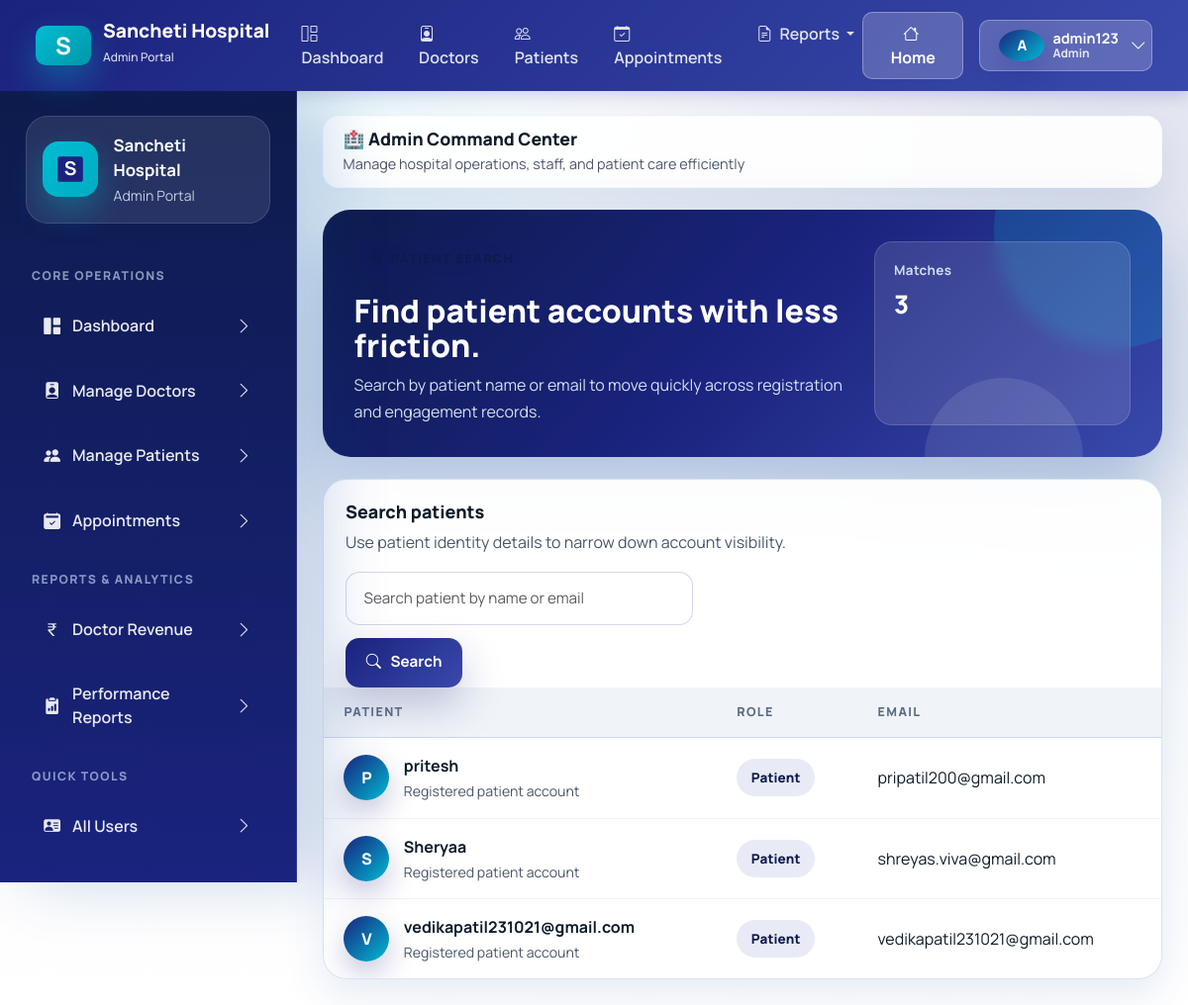
/adminpanel/search/patient/ (signed in), run on the app's committed database.
### accounts/models.py (models this page shows, shortened)
class CustomUser(AbstractUser):
    ROLE_CHOICES = (
        ("admin", "Admin"),
        ("doctor", "Doctor"),
        ("patient", "Patient"),
    )
    username = models.CharField(max_length=150, unique=True, blank=True, null=True)
    email = models.EmailField(unique=True)
    role = models.CharField(max_length=10, choices=ROLE_CHOICES, default="patient")
    education = models.CharField(max_length=200, blank=True, null=True)
    experience = models.IntegerField(blank=True, null=True)
    bio = models.TextField(blank=True, null=True)
    fees = models.DecimalField(max_digits=8, decimal_places=2, blank=True, null=True)
    specialization = models.ForeignKey(
        "Specialization",
        on_delete=models.SET_NULL,
        null=True,
        blank=True
    )
    is_email_verified = models.BooleanField(default=False)
    email_verification_token = models.UUIDField(default=uuid.uuid4, editable=False, null=True, blank=True)
    USERNAME_FIELD = "email"
    REQUIRED_FIELDS = []
    objects = CustomUserManager()

### adminpanel/views.py (the view)
# urls.py: path("search/patient/", views.search_patient, name="search_patient"),
@login_required
@user_passes_test(is_admin)
def search_patient(request):
    query = request.GET.get("q", "")
    patients = CustomUser.objects.filter(role="patient").filter(
        Q(first_name__icontains=query) |
        Q(email__icontains=query)
    ).order_by("email")
    return render(request, "adminpanel/search_patient.html", {"patients": patients, "query": query})

### adminpanel/views.py (called while the page is built)
def is_admin(user):
    return user.role == "admin"

### adminpanel/templates/adminpanel/search_patient.html (shortened to what this page needs)
{% extends "base.html" %}
{% block content %}
<section class="page-hero">
    <div>
        <span class="eyebrow">
            <i class="bi bi-search-heart"></i>
        </span>
        <h2>Find patient accounts with less friction.</h2>
        <p>Search by patient name or email to move quickly across registration and engagement records.</p>
    </div>
    <div class="page-hero-side">
        <div class="mini-stat">
            <span class="mini-stat-label">Matches</span>
            <span class="mini-stat-value">{{ patients|length }}</span>
        </div>
    </div>
</section>
<section class="table-card">
    <div class="table-toolbar">
        <div>
            <h3 class="table-title">Search patients</h3>
            <p class="table-copy">Use patient identity details to narrow down account visibility.</p>
        </div>
        <form method="get" class="search-form">
            <input class="form-control" type="text" name="q" placeholder="Search patient by name or email" value="{{ query }}">
            <button class="btn-brand" type="submit">
                <i class="bi bi-search"></i>
                Search
            </button>
        </form>
    </div>
    <div class="table-responsive">
        <table class="app-table">
            <thead>
                <tr>
                    <th>Patient</th>
                    <th>Role</th>
                    <th>Email</th>
                </tr>
            </thead>
            <tbody>
                {% for patient in patients %}
                <tr>
                    <td>
                        <div class="identity-cell">
                            <span class="avatar-chip">{{ patient.email|slice:":1"|upper }}</span>
                            <div>
                                <strong>{{ patient.first_name|default:patient.email }}</strong>
                                <span class="subtle-meta">Registered patient account</span>
                            </div>
                        </div>
                    </td>
                    <td><span class="soft-pill soft-pill--brand text-capitalize">{{ patient.role }}</span></td>
                    <td>{{ patient.email }}</td>
                </tr>
                {% endfor %}
            </tbody>
        </table>
    </div>
</section>
{% endblock %}

### templates/base.html (shortened to what this page needs)
{% load static %}
<!DOCTYPE html>
<html lang="en">
<head>
    <link href="https://cdn.jsdelivr.net/npm/bootstrap@5.3.3/dist/css/bootstrap.min.css" rel="stylesheet">
    <link rel="stylesheet" href="https://cdn.jsdelivr.net/npm/bootstrap-icons@1.11.3/font/bootstrap-icons.min.css">
    <link rel="stylesheet" href="{% static 'css/healthcare-ui.css' %}">
</head>
<body>
    {% if request.user.is_authenticated %}
    <nav class="navbar navbar-expand-lg classic-navbar">
        <div class="container-fluid">
            <a class="navbar-brand" href="{% url 'accounts:home' %}">
                <div class="brand-icon">S</div>
                <div>
                    <div style="line-height: 1;">Sancheti Hospital</div>
                    <small style="font-size: 0.75rem; opacity: 0.85; font-weight: 500;">{{ request.user.role|title }} Portal</small>
                </div>
            </a>
            <div class="collapse navbar-collapse" id="navbarNav">
                <ul class="navbar-nav me-auto mb-2 mb-lg-0 ms-4">
                    {% if request.user.role == "admin" %}
                    <li class="nav-item">
                        <a class="nav-link {% if request.resolver_match.url_name == 'dashboard' and request.resolver_match.namespace == 'adminpanel' %}active{% endif %}" href="{% url 'adminpanel:dashboard' %}">
                            <i class="bi bi-grid-1x2 me-1"></i> Dashboard
                        </a>
                    </li>
                    <li class="nav-item">
                        <a class="nav-link {% if request.resolver_match.url_name == 'doctors_list' %}active{% endif %}" href="{% url 'adminpanel:doctors_list' %}">
                            <i class="bi bi-person-badge me-1"></i> Doctors
                        </a>
                    </li>
                    <li class="nav-item">
                        <a class="nav-link {% if request.resolver_match.url_name == 'patients_list' %}active{% endif %}" href="{% url 'adminpanel:patients_list' %}">
                            <i class="bi bi-people me-1"></i> Patients
                        </a>
                    </li>
                    <li class="nav-item">
                        <a class="nav-link {% if request.resolver_match.url_name == 'appointments' %}active{% endif %}" href="{% url 'adminpanel:appointments' %}">
                            <i class="bi bi-calendar-check me-1"></i> Appointments
                        </a>
                    </li>
                    <li class="nav-item dropdown">
                        <a class="nav-link dropdown-toggle" href="#" role="button" data-bs-toggle="dropdown" aria-expanded="false">
                            <i class="bi bi-file-earmark-text me-1"></i> Reports
                        </a>
                    </li>
                    {% endif %}
                </ul>
                <div class="d-flex align-items-center gap-3">
                    <a class="btn btn-navbar" href="{% url 'accounts:home' %}">
                        <i class="bi bi-house me-1"></i> Home
                    </a>
                    <div class="dropdown">
                        <button class="btn btn-navbar d-flex align-items-center gap-2" type="button" id="userDropdown" data-bs-toggle="dropdown" aria-expanded="false">
                            <div class="avatar-badge" style="width: 32px; height: 32px; font-size: 0.9rem;">{{ request.user.username|first|upper }}</div>
                            <div class="d-none d-md-block text-start" style="line-height: 1.1;">
                                <div style="font-size: 0.9rem; font-weight:700;">{{ request.user.username }}</div>
                                <div style="font-size:0.75rem; opacity:0.85;">{{ request.user.role|title }}</div>
                            </div>
                            <i class="bi bi-chevron-down ms-1"></i>
                        </button>
                    </div>
                </div>
            </div>
        </div>
    </nav>
    <div class="app-shell app-shell-with-top-nav">
        <aside class="app-sidebar d-none d-xl-flex flex-column" data-sidebar>
            <div class="sidebar-brand">
                <div class="brand-icon">
                    <svg width="32" height="32" viewBox="0 0 100 100" fill="none" xmlns="http://www.w3.org/2000/svg">
                        <rect x="10" y="10" width="80" height="80" rx="8" fill="#1a237e"/>
                        <text x="50" y="70" font-size="60" font-weight="bold" fill="white" text-anchor="middle">S</text>
                    </svg>
                </div>
                <div class="brand-copy">
                    <strong>Sancheti Hospital</strong>
                    <span class="text-capitalize">{{ request.user.role }} Portal</span>
                </div>
            </div>
            {% if request.user.role == "admin" %}
            <div class="sidebar-section-label">Core Operations</div>
            <nav class="sidebar-nav">
                <a class="sidebar-link {% if request.resolver_match.namespace == 'adminpanel' and request.resolver_match.url_name == 'dashboard' %}active{% endif %}" href="{% url 'adminpanel:dashboard' %}">
                    <span><i class="bi bi-grid-1x2-fill"></i> Dashboard</span>
                    <i class="bi bi-chevron-right"></i>
                </a>
                <a class="sidebar-link {% if request.resolver_match.namespace == 'adminpanel' and request.resolver_match.url_name == 'doctors_list' %}active{% endif %}" href="{% url 'adminpanel:doctors_list' %}">
                    <span><i class="bi bi-person-badge-fill"></i> Manage Doctors</span>
                    <i class="bi bi-chevron-right"></i>
                </a>
                <a class="sidebar-link {% if request.resolver_match.namespace == 'adminpanel' and request.resolver_match.url_name == 'patients_list' %}active{% endif %}" href="{% url 'adminpanel:patients_list' %}">
                    <span><i class="bi bi-people-fill"></i> Manage Patients</span>
                    <i class="bi bi-chevron-right"></i>
                </a>
                <a class="sidebar-link {% if request.resolver_match.namespace == 'adminpanel' and request.resolver_match.url_name == 'appointments' %}active{% endif %}" href="{% url 'adminpanel:appointments' %}">
                    <span><i class="bi bi-calendar2-check-fill"></i> Appointments</span>
                    <i class="bi bi-chevron-right"></i>
                </a>
            </nav>
            <div class="sidebar-section-label">Reports & Analytics</div>
            <nav class="sidebar-nav">
                <a class="sidebar-link {% if request.resolver_match.namespace == 'adminpanel' and request.resolver_match.url_name == 'doctor_revenue_report' %}active{% endif %}" href="{% url 'adminpanel:doctor_revenue_report' %}">
                    <span><i class="bi bi-currency-rupee"></i> Doctor Revenue</span>
                    <i class="bi bi-chevron-right"></i>
                </a>
                <a class="sidebar-link {% if request.resolver_match.namespace == 'adminpanel' and request.resolver_match.url_name == 'doctor_report' %}active{% endif %}" href="{% url 'adminpanel:doctor_report' %}">
                    <span><i class="bi bi-clipboard2-data-fill"></i> Performance Reports</span>
                    <i class="bi bi-chevron-right"></i>
                </a>
            </nav>
            <div class="sidebar-section-label">Quick Tools</div>
            <nav class="sidebar-nav">
                <a class="sidebar-link {% if request.resolver_match.namespace == 'adminpanel' and request.resolver_match.url_name == 'registered_users' %}active{% endif %}" href="{% url 'adminpanel:registered_users' %}">
                    <span><i class="bi bi-person-vcard-fill"></i> All Users</span>
                    <i class="bi bi-chevron-right"></i>
                </a>
                <a class="sidebar-link {% if request.resolver_match.namespace == 'adminpanel' and request.resolver_match.url_name == 'search_doctor' %}active{% endif %}" href="{% url 'adminpanel:search_doctor' %}">
                    <span><i class="bi bi-search"></i> Search Doctors</span>
                    <i class="bi bi-chevron-right"></i>
                </a>
            </nav>
            {% endif %}
        </aside>
        <main class="content-area">
            <div class="topbar d-none d-xl-block" style="border-radius: 16px; padding: 0.75rem 1.25rem; background: rgba(255,255,255,0.9); border:1px solid rgba(203, 208, 210, 0.1);">
                <div class="topbar-copy">
                    <h1 style="font-size: 1.1rem;">
                        {% if request.user.role == "admin" %}🏥 Admin Command Center{% endif %}
                    </h1>
                    <p style="font-size: 0.9rem;">
                        {% if request.user.role == "admin" %}Manage hospital operations, staff, and patient care efficiently{% endif %}
                    </p>
                </div>
            </div>
            <div class="page-stack">
                {% block content %}{% endblock %}
            </div>
        </main>
    </div>
    {% endif %}
</body>
</html>

### templates/base.html (style rules this page uses)
.classic-navbar { background: linear-gradient(135deg, #1a237e 0%, #3949ab 100%); box-shadow: 0 4px 16px rgba(26, 35, 126, 0.2); padding: 0.75rem 1.5rem; position: sticky; top: 0; z-index: 1050; }
.classic-navbar .navbar-brand { display: flex; align-items: center; gap: 12px; color: white !important; font-weight: 800; font-size: 1.2rem; }
.classic-navbar .brand-icon { width: 40px; height: 40px; border-radius: 10px; background: linear-gradient(135deg, #00bcd4 0%, #0097a7 100%); display: grid; place-items: center; font-weight: bold; font-size: 1.5rem; color: white; }
.classic-navbar .nav-link { color: rgba(255,255,255,0.85) !important; font-weight: 600; padding: 0.5rem 1rem; transition: all 0.2s ease; }
.classic-navbar .btn-navbar { background: rgba(255,255,255,0.2); border: 1px solid rgba(255,255,255,0.3); color: white; font-weight: 700; border-radius: 10px; padding: 0.55rem 1.2rem; transition: all 0.2s ease; }
.app-shell-with-top-nav { padding-top: 0; }

### data on the page
CustomUser: user.role "Admin", user.username|first "A", user.username "admin123"
CustomUser: email "P", first_name "pritesh", role "Patient", email "pripatil200@gmail.com"
CustomUser: email "S", first_name "Sheryaa", role "Patient", email "shreyas.viva@gmail.com"
CustomUser: email "V", first_name "vedikapatil231021@gmail.com", role "Patient", email "vedikapatil231021@gmail.com"

### other printed values
{{ patients|length }} "3"
